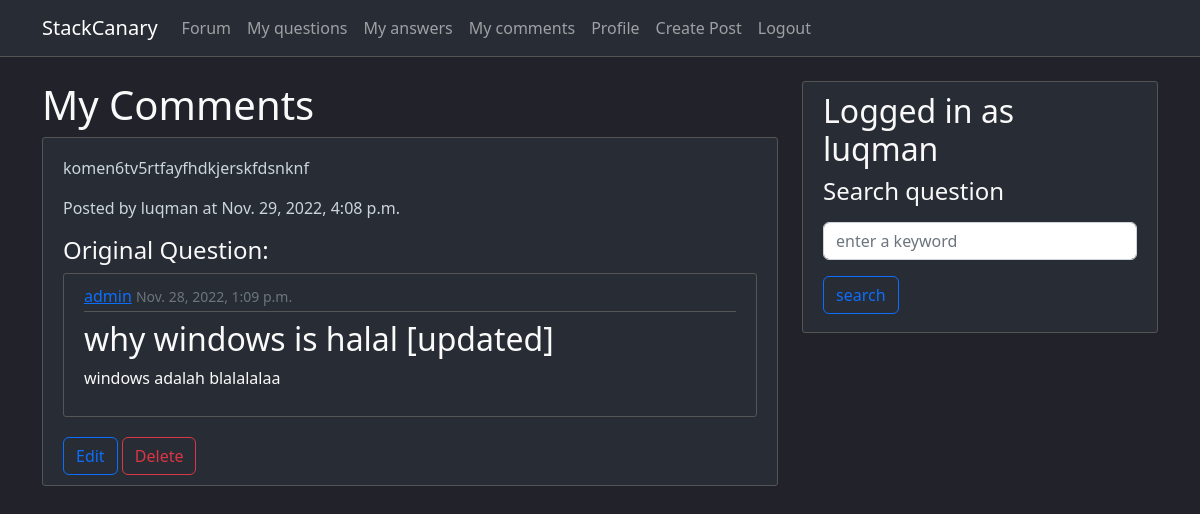
The page /my_comments/ (signed in) on the database as committed earlier.
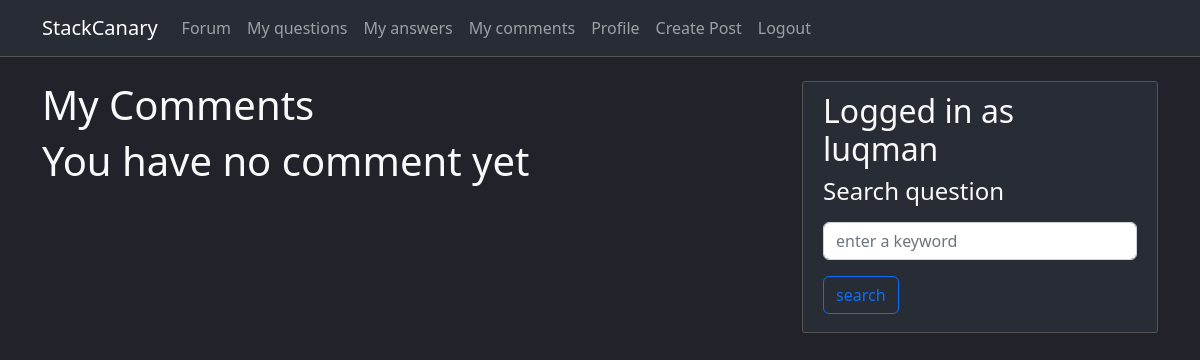
The same page on the database as committed later.
### forum/models.py (models this page shows, shortened)
class Komentar(models.Model):
    author = models.ForeignKey(User, on_delete=models.CASCADE)
    pertanyaan_asal = models.ForeignKey(Pertanyaan, on_delete=models.CASCADE)
    konten = models.TextField()
    waktu_upload = models.DateTimeField(default=timezone.now)

class Pertanyaan(models.Model):
    author = models.ForeignKey(User, on_delete=models.CASCADE)
    judul = models.CharField(max_length=256)
    konten = models.TextField()
    snippet = models.TextField(default=None, blank=True, null=True)
    waktu_upload = models.DateTimeField(default=timezone.now)

### forum/views.py (the view)
# urls.py: path('my_comments/', views.my_comments, name='forum-my-comments'),
@login_required
def my_comments(request):
    comments = Komentar.objects.filter(author=request.user).order_by('-waktu_upload')
    context = {
        'komentar': comments,
    }
    return render(request, 'forum/my_comments.html', context)

### forum/templates/forum/my_comments.html (shortened to what this page needs)
{% extends "forum/base.html" %}
{% block content %}
        <h1>My Comments</h1>
        {% for comment in komentar %}
            {% with pertanyaan=comment.pertanyaan_asal %}
                <div class="content-section zoom">
                    <div>
                        <p>{{comment.konten}}</p>
                        <p>Posted by {{comment.author}} at {{comment.waktu_upload}}</p>
                    </div>
                    <h4>Original Question:</h4>
                    <div class="content-section">
                        <div class="article-metadata">
                            <a class="mr-2" href="#">{{ pertanyaan.author }}</a>
                            <small class="text-muted">{{ pertanyaan.waktu_upload }}</small>
                        </div>
                        <h2><a class="article-title" href="{% url 'forum-question-detail' pertanyaan.id %}">{{ pertanyaan.judul }}</a></h2>
                        <p class="article-content">{{ pertanyaan.konten|stringformat:".100s" }}</p>
                    </div>
                    <a class="btn btn-outline-primary mr-2" href="{% url 'forum-comment-update' comment.id %}">Edit</a>
                    <a class="btn btn-outline-danger" href="{% url 'forum-comment-delete' comment.id %}">Delete</a>
                </div>
            {% endwith %}
        {% empty %}
            <h1>You have no comment yet</h1>
        {% endfor %}
{% endblock content %}

Rows that differ between the two databases and show on the page:
removed Komentar: konten "komen6tv5rtfayfhdkjerskfdsnknf", author "luqman", waktu_upload "Nov. 29, 2022, 4:08 p.m.", pertanyaan_asal.author "admin", pertanyaan_asal.waktu_upload "Nov. 28, 2022, 1:09 p.m.", pertanyaan_asal.judul "why windows is halal [updated]", pertanyaan_asal.konten "windows adalah blalalalaa"
Other text that changed with them:
text now shown: "You have no comment yet"
